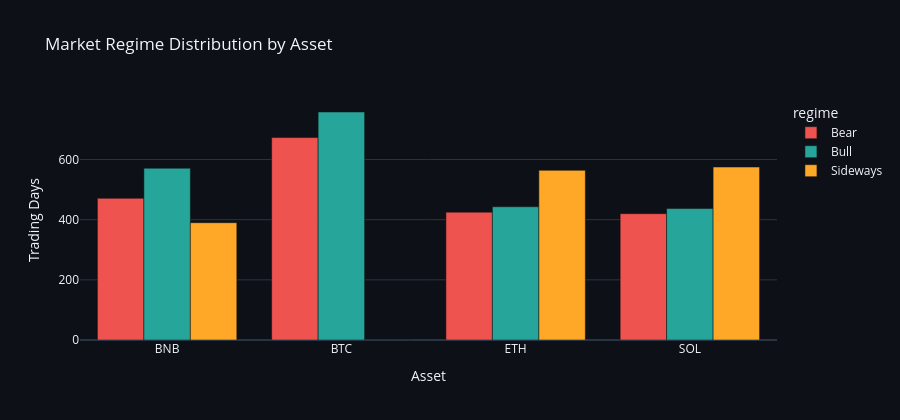

Source (notebook cell):
### Markdown cell above
### 6.4 Regime Distribution

### Code cell
regime_stats = (
    df.groupby(["ticker", "regime"])
      .agg(days=("Date","count"), avg_return=("daily_return","mean"), avg_vol=("vol_30d","mean"))
      .reset_index()
)

fig4 = px.bar(
    regime_stats, x="ticker", y="days", color="regime",
    barmode="group",
    color_discrete_map={"Bull":"#26a69a","Bear":"#ef5350","Sideways":"#ffa726"},
    title="Market Regime Distribution by Asset",
    template="plotly_dark", labels={"days":"Trading Days","ticker":"Asset"}
)
fig4.update_layout(paper_bgcolor="#0d1117", plot_bgcolor="#0d1117", height=420)
fig4.show()

### Figure 1 — Plotly figure (JSON) as saved in the notebook; plotly's stock layout.template omitted (floating-point values rounded to 4 significant figures)
{"data": [{"alignmentgroup": "True", "hovertemplate": "regime=Bear<br>Asset=%{x}<br>Trading Days=%{y}<extra></extra>", "legendgroup": "Bear", "marker": {"color": "#ef5350", "pattern": {"shape": ""}}, "name": "Bear", "offsetgroup": "Bear", "orientation": "v", "showlegend": true, "textposition": "auto", "type": "bar", "x": ["BNB", "BTC", "ETH", "SOL"], "xaxis": "x", "y": [471, 673, 425, 420], "yaxis": "y"}, {"alignmentgroup": "True", "hovertemplate": "regime=Bull<br>Asset=%{x}<br>Trading Days=%{y}<extra></extra>", "legendgroup": "Bull", "marker": {"color": "#26a69a", "pattern": {"shape": ""}}, "name": "Bull", "offsetgroup": "Bull", "orientation": "v", "showlegend": true, "textposition": "auto", "type": "bar", "x": ["BNB", "BTC", "ETH", "SOL"], "xaxis": "x", "y": [571, 758, 443, 437], "yaxis": "y"}, {"alignmentgroup": "True", "hovertemplate": "regime=Sideways<br>Asset=%{x}<br>Trading Days=%{y}<extra></extra>", "legendgroup": "Sideways", "marker": {"color": "#ffa726", "pattern": {"shape": ""}}, "name": "Sideways", "offsetgroup": "Sideways", "orientation": "v", "showlegend": true, "textposition": "auto", "type": "bar", "x": ["BNB", "BTC", "ETH", "SOL"], "xaxis": "x", "y": [390, 1, 564, 575], "yaxis": "y"}], "layout": {"barmode": "group", "height": 420, "legend": {"title": {"text": "regime"}, "tracegroupgap": 0}, "paper_bgcolor": "#0d1117", "plot_bgcolor": "#0d1117", "title": {"text": "Market Regime Distribution by Asset"}, "xaxis": {"anchor": "y", "domain": [0, 1], "title": {"text": "Asset"}}, "yaxis": {"anchor": "x", "domain": [0, 1], "title": {"text": "Trading Days"}}}}
